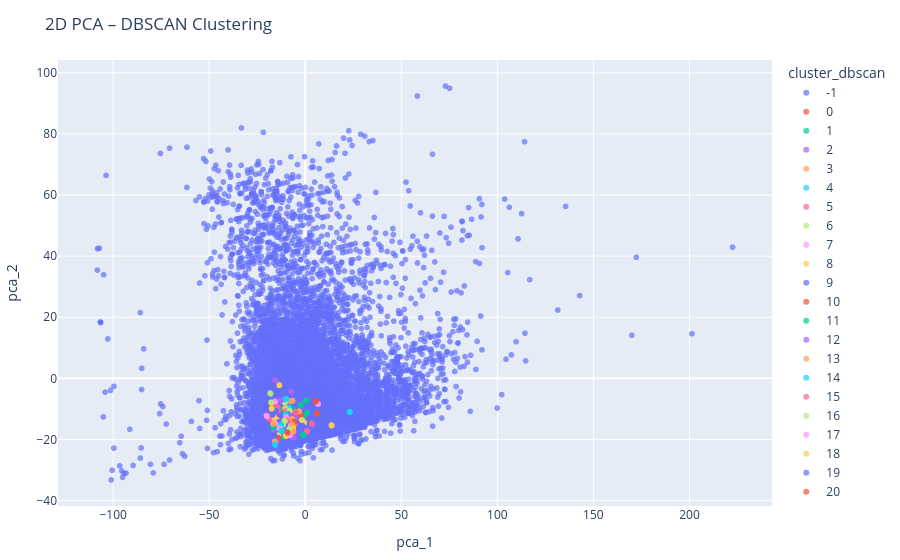

The notebook cell saved with this chart:
### Code cell
# DBSCAN Clustering:
dbscan = DBSCAN(eps=0.5, min_samples=10)
dbscan_labels = dbscan.fit_predict(pca_result)

data_clean['cluster_dbscan'] = dbscan_labels.astype(str)
data_clean['pca_1'] = pca_result[:, 0]
data_clean['pca_2'] = pca_result[:, 1]

# Plot
fig = px.scatter(
    data_clean,
    x='pca_1',
    y='pca_2',
    color='cluster_dbscan',
    title="2D PCA – DBSCAN Clustering",
    opacity=0.7
)
fig.update_layout(margin=dict(l=20, r=20, b=20, t=60))
fig.show()

# === Filter out noise points ===
core_mask = dbscan_labels != -1
X_core = X[core_mask]
labels_core = dbscan_labels[core_mask]

# === Clustering Metrics (Core Points Only) ===
sil_score = silhouette_score(X_core, labels_core)
db_score = davies_bouldin_score(X_core, labels_core)
dunn_score = dunn_index(X_core, labels_core)
cal_score = calinski_harabasz_score(X_core, labels_core)

print(f"DBSCAN Clustering Metrics (Core Points Only):\n"
      f"Silhouette Score: {sil_score:.4f}\n"
      f"Davies-Bouldin Score: {db_score:.4f}\n"
      f"Dunn Index: {dunn_score:.4f}\n"
      f"Calinski-Harabasz Score: {cal_score:.4f}")
